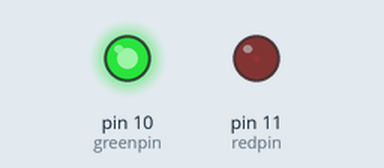
Bench run of a sketch on a simulated Arduino Uno, built with avr-gcc and run on an emulated ATmega328P. Parts: output pins drawn as LEDs (lit = HIGH).

Above: at 0.05 s.
At 1.85 s:
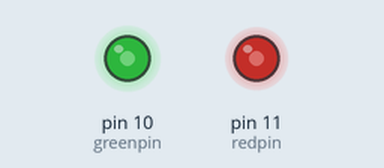
At 3.7 s:
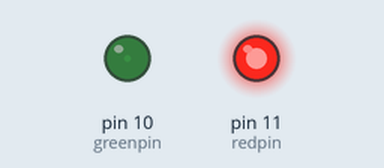
At 7.4 s:
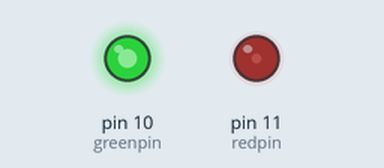
Timing chart, 0 to 11.3 s (numbered marks = the images above):
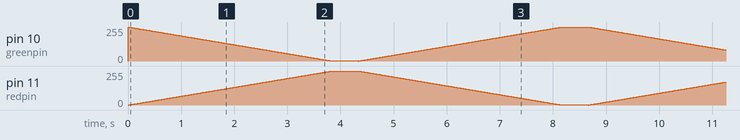

The sketch:

2ColorLed.ino
```cpp
// Arduino test code for KY011
int redpin = 11; // select the pin for the red LED
int greenpin = 10; // select the pin for the green LED
int val;
void setup () {
   pinMode (redpin, OUTPUT);
   pinMode (greenpin, OUTPUT);
}
void loop () {
   for (val = 255; val> 0; val--)
      {
      analogWrite (greenpin, val);
      analogWrite (redpin, 255-val);
      delay (15);
   }
   delay (500);
   for (val = 0; val <255; val++)
      {
      analogWrite (greenpin, val);
      analogWrite (redpin, 255-val);
      delay (15);
   }
   delay (500);
}
```
